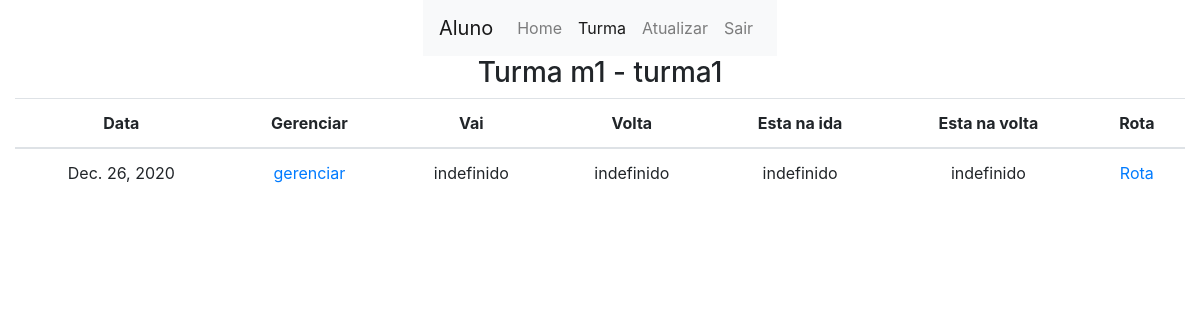
Before: /core/aluno/turma/gerenciar/15 (signed in) with the older database file.
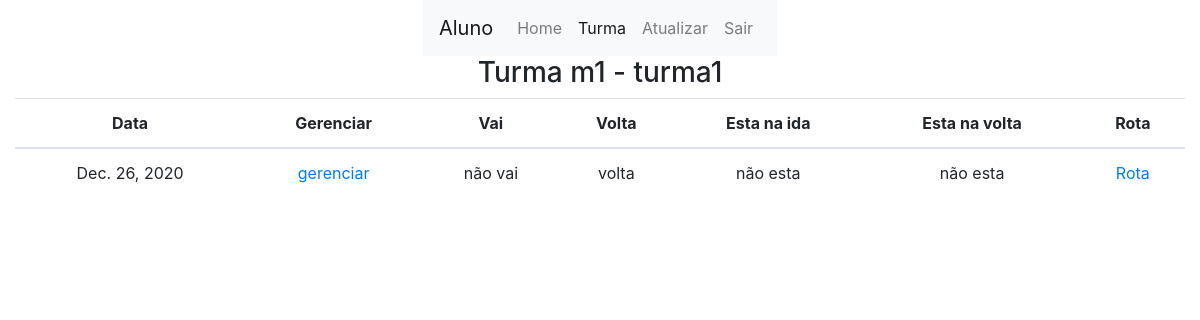
After: the same page with the newer database file.
### core/models.py (models this page shows, shortened)
class Turma(models.Model):
    motorista = models.ForeignKey(
        custom_user,  on_delete=models.DO_NOTHING)
    alunos = models.ManyToManyField(
        custom_user, related_name='%(class)s_alunos')
    nome = models.CharField(max_length=100, default="")
    local = LocationField(default=(0, 0), null=False, map_attrs={
        "style": "mapbox://styles/mapbox/outdoors-v11",
        "zoom": 13,
        "center": [17.031645, 51.106715],
        "cursor_style": 'pointer',
        "marker_color": "red",
        "rotate": False,
        "geocoder": True,
        "fullscreen_button": True,
        "navigation_buttons": True,
        "track_location_button": True,
        "readonly": True,
        "placeholder": "Pick a location on map below", })
    def __str__(self):
        return f'{self.motorista} - {self.nome}'

class Dia(models.Model):
    data = models.DateField(auto_now=False, auto_now_add=False)
    turma = models.ForeignKey(
        Turma, on_delete=models.CASCADE, related_name='%(class)s_turmas')
    ativo = models.BooleanField(blank=True, default=True)

class Aluno(models.Model):
    dia = models.ForeignKey(Dia, on_delete=models.CASCADE,
                            related_name='%(class)s_dias', null=False, blank=False, default=1)
    usuario = models.ForeignKey(
        custom_user,  on_delete=models.CASCADE)
    menor_de_idade = models.BooleanField(default=False)
    vai = models.BooleanField(default=True)
    volta = models.BooleanField(default=True)
    esta_na_ida = models.BooleanField(default=False)
    esta_na_volta = models.BooleanField(default=False)

### users/models.py (models this page shows)
class custom_user(AbstractUser):
    permissao = models.IntegerField(default=2)
    telefone = models.CharField(max_length=50,  default='1')
    local = LocationField(default=(0, 0), null=False, map_attrs={
        "style": "mapbox://styles/mapbox/outdoors-v11",
        "zoom": 13,
        "center": [17.031645, 51.106715],
        "cursor_style": 'pointer',
        "marker_color": "red",
        "rotate": False,
        "geocoder": True,
        "fullscreen_button": True,
        "navigation_buttons": True,
        "track_location_button": True,
        "readonly": True,
        "placeholder": "Pick a location on map below",
    })
    data_nascimento = models.DateField(
        auto_now=False, auto_now_add=False, null=False, blank=False, default=timezone.now())

### core/views.py (the view)
def core_aluno_turma_gerenciar(request, idTurma):
    if not request.user.is_authenticated:
        return redirect(user_login)
    turma = Turma.objects.get(id=idTurma)
    dias = Dia.objects.filter(turma=turma).filter(ativo=True)
    alunos = Aluno.objects.filter(usuario=request.user).filter(dia__in=dias)
    alunos_dias = [aluno.dia for aluno in alunos]
    usuario = request.user
    if(usuario not in turma.alunos.all()):
        return redirect(core_aluno_home)
    c = {
        'turma': turma,
        'dias': dias,
        'alunos': alunos,
        'alunos_dias': alunos_dias,
    }
    return render(request, 'core/aluno/turma/aluno_turma_gerenciar.html', c)

### core/templates/core/aluno/turma/aluno_turma_gerenciar.html
{% extends 'base.html' %}
{% block conteudo %}
    <div class="row">
        <div class="col justify-content-center d-flex">
            {% include 'menu.html' with ativo='turma'%}
        </div>
    </div>
    <div class="row">
        <div class="col justify-content-center d-flex">
            <h3>Turma {{turma}}</h3>
        </div>
    </div>
    <div class="row">
        <div class="col justify-content-center d-flex">
            <table class='table text-center'>
                <thead>
                    <th>Data</th>
                    <th>Gerenciar</th>
                    <th>Vai</th>
                    <th>Volta</th>
                    <th>Esta na ida</th>
                    <th>Esta na volta</th>
                    <th>Rota</th>
                </thead>
                <tbody>
                    {% for dia in dias %}
                        <tr>
                            <td>{{dia.data}}</td>
                            <td><a href={% url 'core_aluno_dia_gerenciar' dia.id %}>gerenciar</a></td>
                            <td>
                                {% for aluno in alunos %}
                                    {% if aluno.dia == dia %}
                                        {% if aluno.vai %}
                                            vai
                                        {% else %}
                                            não vai
                                        {% endif %}
                                    {% endif %}
                                {% endfor %}
                                {% if dia not in alunos_dias %}
                                    indefinido
                                {% endif %}
                            </td>
                            <td>
                                {% for aluno in alunos %}
                                    {% if aluno.dia == dia %}
                                        {% if aluno.volta %}
                                            volta
                                        {% elif aluno.volta is False %}
                                            não volta
                                        {% endif %}
                                    {% endif %}
                                {% endfor %}
                                {% if dia not in alunos_dias %}
                                    indefinido
                                {% endif %}
                            </td>
                            <td>
                                {% for aluno in alunos %}
                                    {% if aluno.dia == dia %}
                                        {% if aluno.esta_na_ida %}
                                            esta
                                        {% elif aluno.esta_na_ida is False %}
                                            não esta
                                        {% endif %}
                                    {% endif %}
                                {% endfor %}
                                {% if dia not in alunos_dias %}
                                    indefinido
                                {% endif %}
                            </td>
                            <td>
                                {% for aluno in alunos %}
                                    {% if aluno.dia == dia %}
                                        {% if aluno.esta_na_volta %}
                                            esta
                                        {% elif aluno.esta_na_volta is False %}
                                            não esta
                                        {% endif %}
                                    {% endif %}
                                {% endfor %}
                                {% if dia not in alunos_dias %}
                                    indefinido
                                {% endif %}
                            </td>
                            <td><a href={% url 'core_aluno_rota' dia.id %}>Rota</a></td>
                        </tr>
                    {% endfor %}
                </tbody>
            </table>
        </div>
    </div>
{% endblock conteudo %}

### templates/base.html (shortened to what this page needs)
<!DOCTYPE html>
{% load static %}
<html lang="en">
<head>
    <link rel="stylesheet" href="https://stackpath.bootstrapcdn.com/bootstrap/4.5.2/css/bootstrap.min.css">
    <link href='https://api.mapbox.com/mapbox-gl-js/v2.0.0/mapbox-gl.css' rel='stylesheet' />
    <link rel="stylesheet"
        href="https://api.mapbox.com/mapbox-gl-js/plugins/mapbox-gl-directions/v4.1.0/mapbox-gl-directions.css"
        type="text/css" />
    <link rel="stylesheet" href="{% static 'css/base.css' %}">
</head>
<body>
    <div class="container-fluid cc">
        {% block conteudo %}{% endblock conteudo %}
    </div>
</body>
</html>

### templates/menu.html (shortened to what this page needs)
{% if user.permissao == 1 %}
    <nav class="navbar navbar-expand-lg navbar-light bg-light">
        <a class="navbar-brand" href="#">Aluno</a>
        <div class="collapse navbar-collapse" id="navbarNav">
            <ul class="navbar-nav">
                <li class="nav-item
                    ">
                    <a class="nav-link" href={% url 'core_aluno_home' %}>Home</a>
                </li>
                <li class="nav-item
                {% if ativo == 'turma' %}
                    active
                {% endif %}">
                    <a class="nav-link" href={% url 'core_aluno_lista_turma' %}>Turma</a>
                </li>
                <li class="nav-item {% if ativo == 'update'  %} active {% endif %}">
                    <a class="nav-link" href={% url 'core_aluno_atualizar' user.id %}>Atualizar</a>
                </li>
                <li class="nav-item">
                    <a class="nav-link" href={% url 'sair' %}>Sair</a>
                </li>
            </ul>
        </div>
    </nav>
{% endif %}

### statics/css/base.css (style rules this page uses)
* { margin: 0px; padding: 0px; }

### templates/base.html (style rules this page uses)
.cc { min-height:500px; }

Changed rows visible on the page:
shown differently, row unchanged: Dia: no longer shows "indefinido indefinido indefinido indefinido"
added Aluno: vai "não vai", volta "volta", esta_na_ida "não esta", esta_na_volta "não esta"
